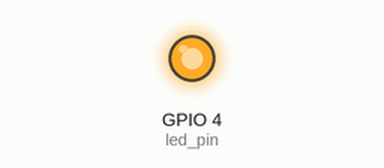
Simulated run of this program. Board: Raspberry Pi (BCM pin numbers). On the bench: output pins drawn as LEDs (lit = HIGH).

Above: at 0.05 s.
At 5.25 s:
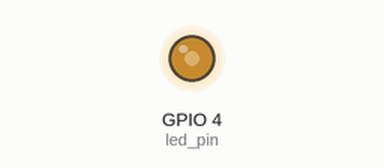
At 8.25 s:
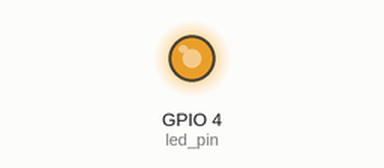
At 17.55 s:
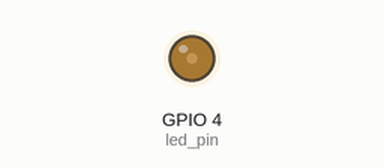
Timing chart, 0 to 26.1 s (numbered marks = the images above):
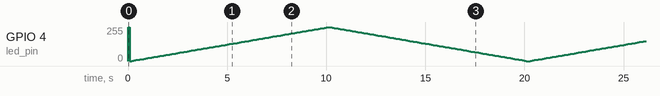

The program:

led_brightness.py
```python
import RPi.GPIO as GPIO
import time

led_pin = 4
delay = 0.1

GPIO.setmode(GPIO.BCM)
GPIO.setup(led_pin, GPIO.OUT)

pwm_led = GPIO.PWM(led_pin, 500)
pwm_led.start(100)
"""
# Ciclo que permite controlar el brillo del led desde el teclado

while True:
    duty_s = input("Enter Brightness (0 to 100):")
    duty = int(duty_s)
    pwm_led.ChangeDutyCycle(duty)"""

while True:
    # Encendido gradual
    for duty in range(100):
        time.sleep(delay)
        #print (duty)
        pwm_led.ChangeDutyCycle(duty)

    # Apagado gradual
    for duty in range(100,-1,-1):
        time.sleep(delay)
        #print (duty)
        pwm_led.ChangeDutyCycle(duty)
```
